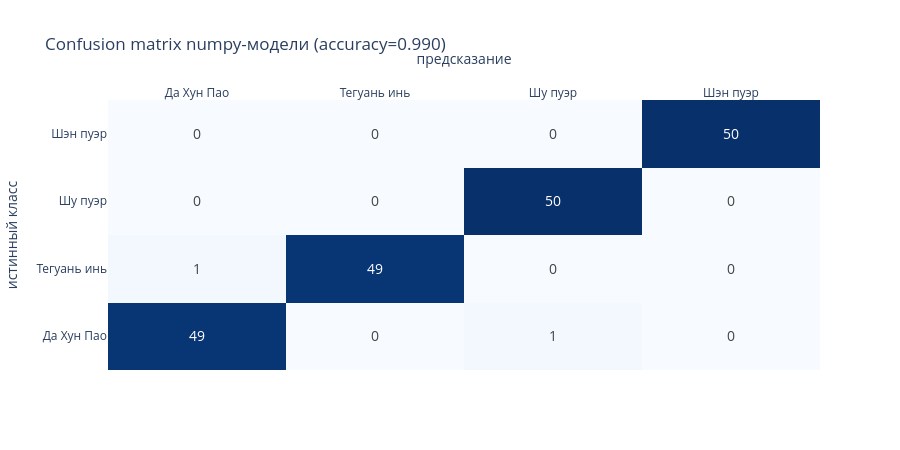
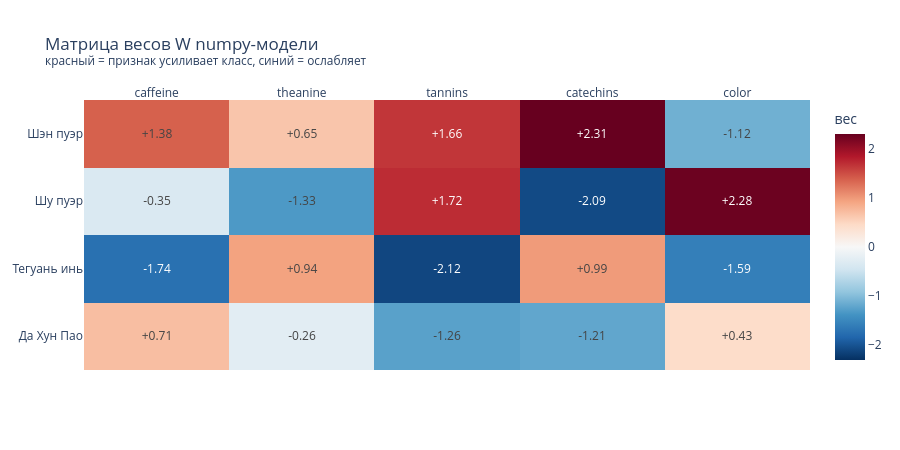

The code cell stored with these charts, in order, in its notebook:
### Markdown cell above
### 5.2 Confusion matrix и веса — heatmap

Две важных картинки:
- **Confusion matrix** — где модель ошибается, какие классы путает
- **Матрица весов $W$** — какие признаки усиливают какой класс (интерпретируемость)

### Code cell
# Confusion matrix
fig1 = go.Figure(data=go.Heatmap(
    z=C_np, x=class_names, y=class_names,
    colorscale='Blues',
    text=[[str(v) for v in row] for row in C_np],
    texttemplate='%{text}', textfont={'size': 14},
    showscale=False,
))
fig1.update_layout(title=f'Confusion matrix numpy-модели (accuracy={acc_np:.3f})',
                   xaxis_title='предсказание', yaxis_title='истинный класс',
                   height=450, template='plotly_white', xaxis=dict(side='top'))
fig1.show()

# Матрица весов
fig2 = go.Figure(data=go.Heatmap(
    z=W_np, x=feature_names, y=class_names, colorscale='RdBu_r', zmid=0,
    text=[[f'{v:+.2f}' for v in row] for row in W_np],
    texttemplate='%{text}', textfont={'size': 12},
    colorbar=dict(title='вес'),
))
fig2.update_layout(title='Матрица весов W numpy-модели<br>'
                         '<sup>красный = признак усиливает класс, синий = ослабляет</sup>',
                   height=450, template='plotly_white', xaxis=dict(side='top'))
fig2.show()

### Figure 1 — Plotly figure (JSON) as saved in the notebook; plotly's stock layout.template omitted (floating-point values rounded to 4 significant figures)
{"data": [{"colorscale": [[0, "rgb(247,251,255)"], [0.125, "rgb(222,235,247)"], [0.25, "rgb(198,219,239)"], [0.375, "rgb(158,202,225)"], [0.5, "rgb(107,174,214)"], [0.625, "rgb(66,146,198)"], [0.75, "rgb(33,113,181)"], [0.875, "rgb(8,81,156)"], [1, "rgb(8,48,107)"]], "showscale": false, "text": [["49", "0", "1", "0"], ["1", "49", "0", "0"], ["0", "0", "50", "0"], ["0", "0", "0", "50"]], "textfont": {"size": 14}, "texttemplate": "%{text}", "type": "heatmap", "x": ["Да Хун Пао", "Тегуань инь", "Шу пуэр", "Шэн пуэр"], "y": ["Да Хун Пао", "Тегуань инь", "Шу пуэр", "Шэн пуэр"], "z": [[49, 0, 1, 0], [1, 49, 0, 0], [0, 0, 50, 0], [0, 0, 0, 50]]}], "layout": {"height": 450, "title": {"text": "Confusion matrix numpy-модели (accuracy=0.990)"}, "xaxis": {"side": "top", "title": {"text": "предсказание"}}, "yaxis": {"title": {"text": "истинный класс"}}}}

### Figure 2 — Plotly figure (JSON) as saved in the notebook; plotly's stock layout.template omitted (floating-point values rounded to 4 significant figures)
{"data": [{"colorbar": {"title": {"text": "вес"}}, "colorscale": [[0, "rgb(5,48,97)"], [0.1, "rgb(33,102,172)"], [0.2, "rgb(67,147,195)"], [0.3, "rgb(146,197,222)"], [0.4, "rgb(209,229,240)"], [0.5, "rgb(247,247,247)"], [0.6, "rgb(253,219,199)"], [0.7, "rgb(244,165,130)"], [0.8, "rgb(214,96,77)"], [0.9, "rgb(178,24,43)"], [1, "rgb(103,0,31)"]], "text": [["+0.71", "-0.26", "-1.26", "-1.21", "+0.43"], ["-1.74", "+0.94", "-2.12", "+0.99", "-1.59"], ["-0.35", "-1.33", "+1.72", "-2.09", "+2.28"], ["+1.38", "+0.65", "+1.66", "+2.31", "-1.12"]], "textfont": {"size": 12}, "texttemplate": "%{text}", "type": "heatmap", "x": ["caffeine", "theanine", "tannins", "catechins", "color"], "y": ["Да Хун Пао", "Тегуань инь", "Шу пуэр", "Шэн пуэр"], "z": [[0.7085, -0.2575, -1.259, -1.214, 0.4317], [-1.741, 0.9385, -2.121, 0.9929, -1.591], [-0.3502, -1.329, 1.722, -2.09, 2.281], [1.383, 0.6477, 1.658, 2.311, -1.121]], "zmid": 0}], "layout": {"height": 450, "title": {"text": "Матрица весов W numpy-модели<br><sup>красный = признак усиливает класс, синий = ослабляет</sup>"}, "xaxis": {"side": "top"}}}
